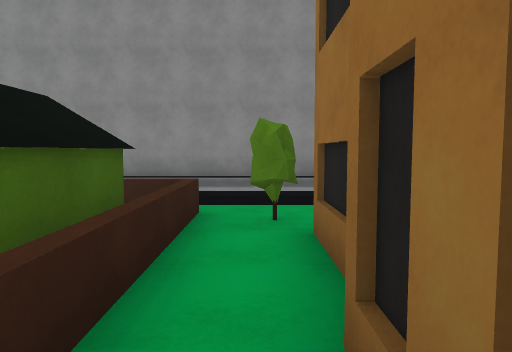
[1] (above)

16 first-person views from a walk through a scene from a Unity 3-D project. The camera is 1.5 m above the floor, tilts 4° down and sees 70° across. The floor is counted in squares, 2 m on a side. Each view is taken from the middle of a square. On the plan, view 1 faces up. The plan holds only what a view shows up to about 11 squares ahead; the rest is blank. The place goes on beyond the plan. Surface patterns are stand-ins for the level's own textures.

[2]
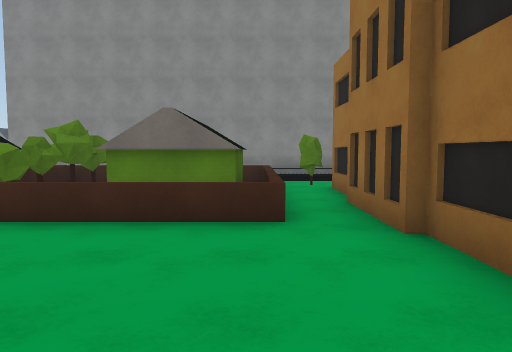

[3]
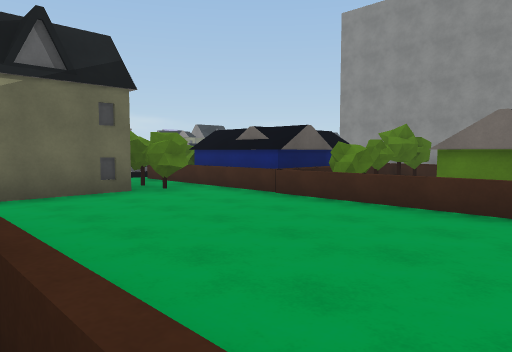

[4]
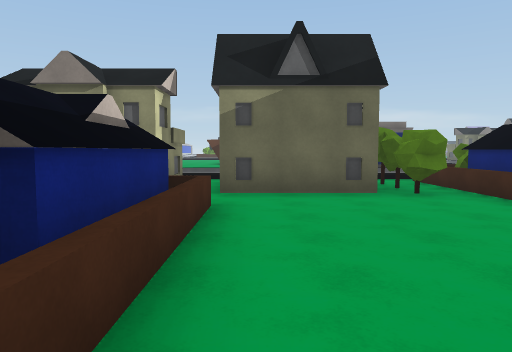

[5]
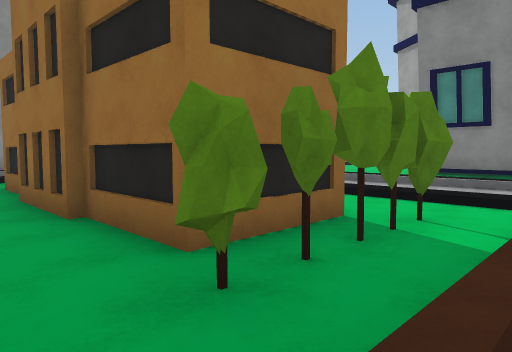

[6]
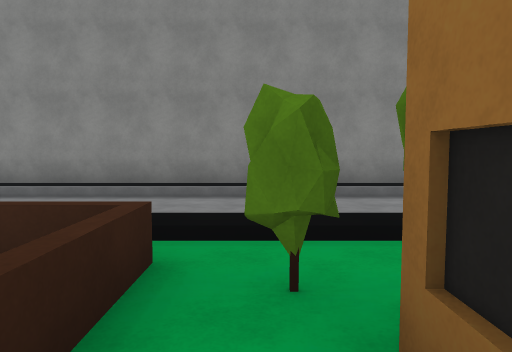

[7]
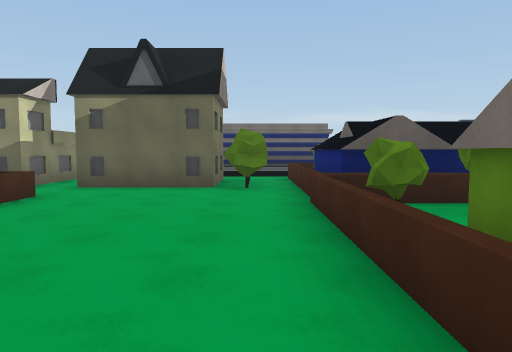

[8]
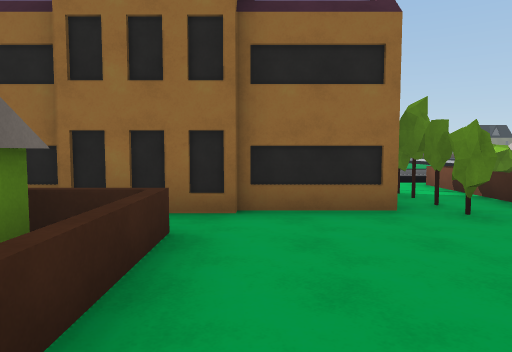

[9]
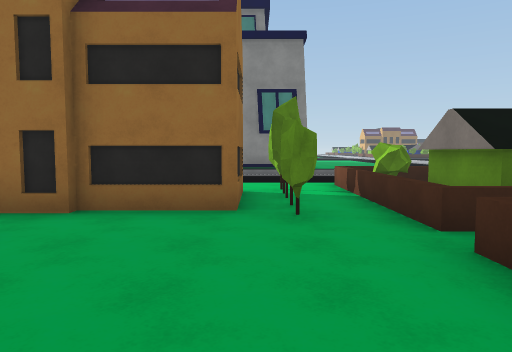

[10]
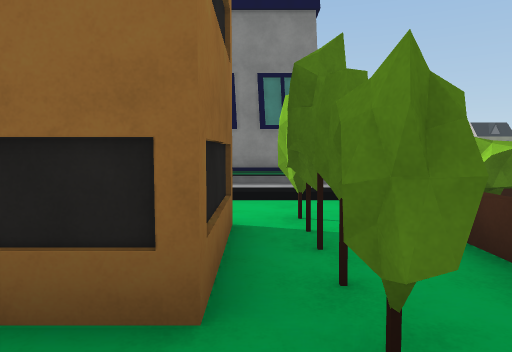

[11]
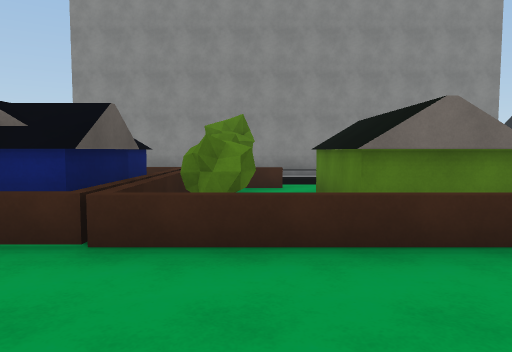

[12]
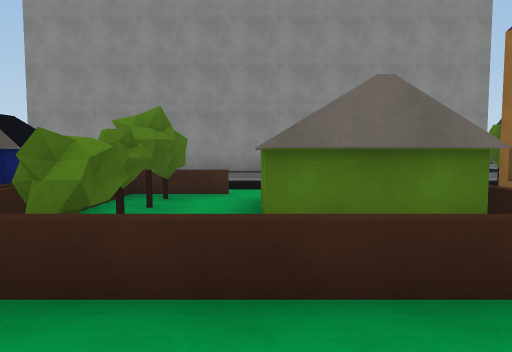

[13]
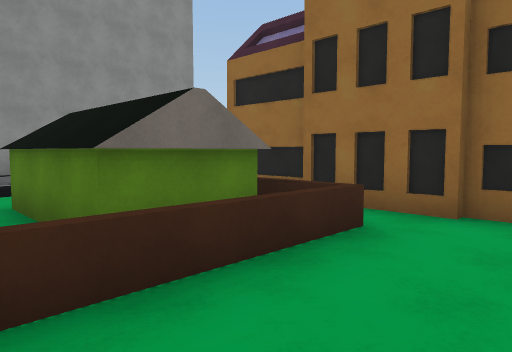

[14]
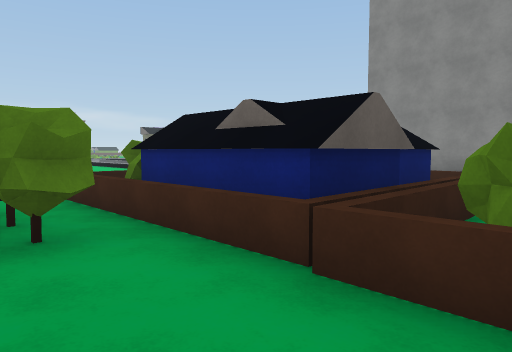

[15]
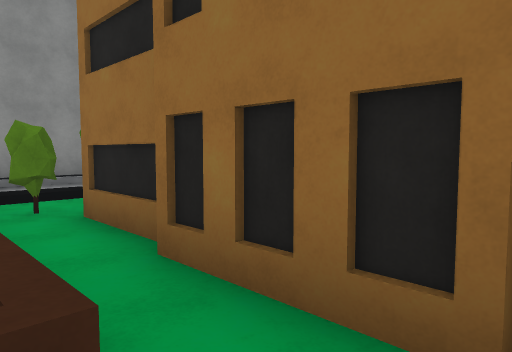

[16]
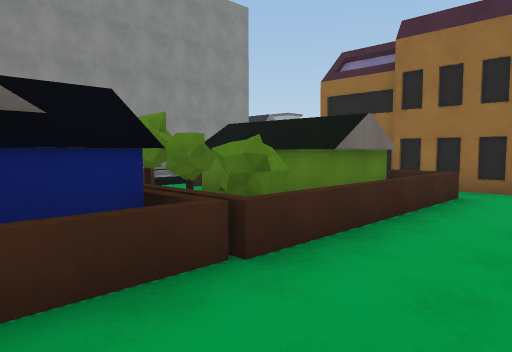

### Floor plan
Key: @ floor where view 1 was taken; # wall or solid block; x gap in a wall; . main floor; : floor 0.25 m higher than the main floor; / step, stairs or slope; H house.
Columns run from 10 left of view 1 to 11 right of it. Each row starts with its distance up from view 1.
 10   ############
  9      /////////
  8       ////////
  7          ....
  6        /////
  5        /////
  4    HHHH.HHx#
  3    HHHHHHH.#
  2    HHHHHHH.#
  1 HHHHHHHHHH.#
  0 HHHHHHHHHH@#     .:
 -1 .HHH.......#     .:  #
 -2 .##........# ..: .:  #
 -3   #.........x..: .:  #
 -4   #.......####.: .:
 -5   ..HHHHH.HHHHH:

Where each view was taken, in squares from view 1:
view 1: 0 up, 0 right, facing up
view 2: 4 down, 1 left, facing up
view 3: 5 down, 1 left, facing up-left
view 4: 4 down, 1 left, facing left
view 5: 5 down, 1 left, facing up-right
view 6: 2 up, 0 right, facing up
view 7: 1 down, 0 right, facing left
view 8: 1 down, 4 left, facing right
view 9: 3 down, 4 left, facing right
view 10: 3 down, 1 left, facing right
view 11: 3 down, 4 left, facing up
view 12: 2 down, 3 left, facing up
view 13: 2 down, 4 left, facing up-right
view 14: 2 down, 4 left, facing up-left
view 15: 1 down, 1 left, facing up-right
view 16: 2 down, 7 left, facing up-right
